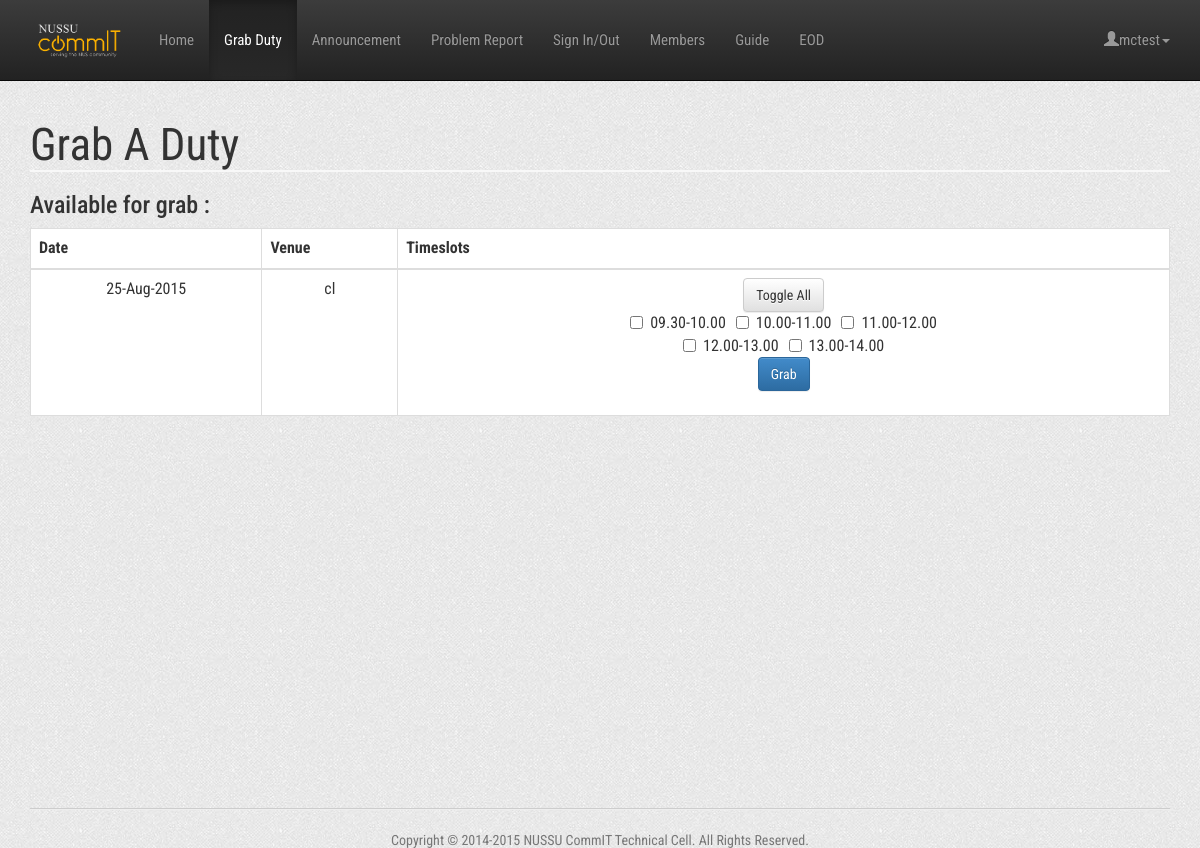
Screenshot of /grablist.php (signed in) with the database file from the repository.
### tables this page shows
CREATE TABLE IF NOT EXISTS `released_duty` (
  `id` int(11) NOT NULL,
  `supervisor_id` int(11) NOT NULL COMMENT 'Releaser''s id',
  `schedule_id` int(11) NOT NULL COMMENT 'ID from duty_schedule table',
  `date` int(11) NOT NULL,
  `month` int(30) NOT NULL,
  `year` int(30) NOT NULL,
  `venue` varchar(5) NOT NULL COMMENT 'cl or yih',
  `release_time` timestamp NOT NULL DEFAULT CURRENT_TIMESTAMP ON UPDATE CURRENT_TIMESTAMP
);

CREATE TABLE IF NOT EXISTS `duty_schedule` (
  `id` int(11) NOT NULL,
  `day` varchar(30) NOT NULL,
  `time` varchar(30) NOT NULL,
  `supervisor_cl` int(11) DEFAULT '-1',
  `supervisor_yih` int(11) DEFAULT '-1',
  `row_id` int(11) NOT NULL
);

### Utils/Connection.php (called while the page is built, shortened)
<?php
function connect(){
	$conn = new PDO('mysql:host='.DB_SERVER.';dbname='.DB_NAME.';charset=utf8', DB_USER, DB_PASS,
		array(PDO::MYSQL_ATTR_FOUND_ROWS => true));
    $conn->setAttribute(PDO::ATTR_ERRMODE, PDO::ERRMODE_EXCEPTION);
    return $conn;
}
?>

### Controller/DutyController.php (called while the page is built, shortened)
<?php
require_once(dirname(__FILE__).'/../Utils/Connection.php');
require_once(dirname(__FILE__).'/../Model/Date.php');
require_once(dirname(__FILE__).'/../Utils/DBoperation.php');
class DutyController {
    private static $instance;
    private $dutySchedule;
    private $dropList;
    private function __construct() {
        $this->dutySchedule = new DBOperation("duty_schedule");
        $this->dropList = new DBoperation("released_duty");
    }
    public static function getInstance() {
    	if (!self::$instance) {
            self::$instance = new self();
        }
        return self::$instance;
    }
    public function getTimeDuty($dutySessionID) {
        $queryCondition = array('id' => $dutySessionID);
        return $this->dutySchedule->get($queryCondition)[0]['time'];
    }
    public function getAvailableDuties($date, $month, $year, $venue) {
        if ($date == null) {
            return $this->dropList->getQuery("SELECT DISTINCT date,month,year,venue FROM released_duty ORDER BY year ASC, month ASC, date ASC");
        } else {
            $queryCondition = array('date' => $date,
                                    'month' => $month,
                                    'year' => $year,
                                    'venue' => $venue);
            return $this->dropList->get($queryCondition,"schedule_id ASC");
        }
    }
}
?>

### Utils/DBhandler.php (called while the page is built, shortened)
<?php
Class DBHandler
{
    private $con;
    public function DBHandler()
    {
        $this->con = mysqli_connect(DB_SERVER,DB_USER,DB_PASS,DB_NAME);
    }
    public function getQuery($query)
    {
        $result = mysqli_query($this->con,$query);
        $data = array();
        $i = 0;
        while ($data[$i++] = mysqli_fetch_array($result));
        unset($data[count($data)-1]);
        return $data;
    }
};
?>

### Utils/DBoperation.php (called while the page is built, shortened)
<?php
require_once(dirname(__FILE__).'/DBhandler.php');
	Class DBOperation
	{
		private $tableName;
		private static $dbHandler;
		public function DBOperation($tableName)
		{
			$this->tableName = $tableName;
			self::$dbHandler = new DBHandler();
		}
                private function commandiseCondition($condition)
                {
                    $conditionCommand = "";
                    foreach ($condition as $key => $value)
                    {
                        if ($conditionCommand != "")
                        {
                            $conditionCommand = $conditionCommand." AND ";
                        }
                        $conditionCommand = $conditionCommand.$key." = \"".$value."\"";
                    }
                    return $conditionCommand;
                }
                public function get($conditions,$sortBy = "")
		{
                    $conditionCommand = $this->commandiseCondition($conditions);
                    $query = "SELECT * FROM ".$this->tableName;
                    if ($conditionCommand != "")
                    {
                        $query = $query." WHERE ".$conditionCommand;
                    }
                    if ($sortBy != "")
                    {
                        $query = $query." ORDER BY ".$sortBy;
                    }
                    return self::$dbHandler->getQuery($query);
		}
                public function getQuery($query)
                {
                        return self::$dbHandler->getQuery($query);
                }
	};
?>

### Model/Date.php (called while the page is built, shortened)
<?php
class Date {
    private $date = "";
    private $month = "";
    private $year = "";
    public function __construct($date, $month, $year) {
    	$this->date = $date;
    	$this->month = $month;
    	$this->year = $year;
    }
    public function printToString() {
        $monthName = ["Jan","Feb","Mar","Apr","May","Jun","Jul","Aug","Sep","Oct","Nov","Dec"];
        $string = $this->date."-".$monthName[$this->month-1]."-".$this->year;
        return $string;
    }
}
?>

### grablist.php (the view, shortened to what this page needs)
<?php include_once(dirname(__FILE__).'/Model/Date.php');?>
<?php include_once(dirname(__FILE__).'/Controller/DutyController.php');?>
<?php
    $dutyController = DutyController::getInstance();
    $availableDuties = $dutyController->getAvailableDuties(null,null,null,null);
?>
<html>
	<head>
            <link href="includes/css/bootstrap.min.css" rel="stylesheet">
            <link href="includes/css/bootstrap-theme.min.css" rel="stylesheet">
            <link href="includes/css/style.css" rel="stylesheet">
	</head>
    <body>
        <?php include(dirname(__FILE__).'/includes/header.php');?>
		<div class="container">
        <h1>Grab A Duty</h1>
        <?php
        if (count($availableDuties) > 0) {
        ?>
			<h3>Available for grab :</h3>
                <table class="table  table-hover table-bordered">
                    <thead>
                        <tr>
                            <th>Date</th>
                            <th>Venue</th>
                            <th>Timeslots</th>
                        </tr>
                    </thead>
                <?php
                for ($i = 0; $i < count($availableDuties); ++$i) {
                    $date = $availableDuties[$i]["date"];
                    $month = $availableDuties[$i]["month"];
                    $year = $availableDuties[$i]["year"];
                    $venue = $availableDuties[$i]["venue"];
                    echo "<tr>";
                    echo "<td>".(new Date($date,$month,$year))->printToString()."</td>";
                    echo "<td>".$venue."</td>";
                    echo "<td>"; ?>
                    <?php
                    $scheduleID = $dutyController->getAvailableDuties($date,$month,$year,$venue);
                    echo "<button onclick=Click(".$i.",".count($scheduleID).") class='btn btn-default'> Toggle All</button><br />";
                    ?>
                    <form action='grablist.php' method='post'>
                        <?php
                        $indexID = 0;
                        for ($j = 0; $j < count($scheduleID); ++$j) {
                            echo "<div class='checkbox-inline'>"; ?>
                            <input id='<?php echo "button$i-$j";?>' type="checkbox" name="<?php echo $scheduleID[$j]["schedule_id"];?>"> <?php
                            echo $dutyController->getTimeDuty($scheduleID[$j]["schedule_id"]);
                            echo "</div>";
                            if (++$indexID % 3 == 0 || $j == count($scheduleID) - 1) {
                                echo "<br />";
                            }
                        }
                        echo "<button type='submit' name='submit' class='btn btn-primary'>Grab</button>";
                    echo "</form>";
                    echo "</td>";
                    echo "</tr>";
                }
                ?>
                </table>
        <?php
        } else { ?>
            <div class="col-md-10">
            No timeslot to grab
            </div> <?php
        }
        ?>
		</div>
        <?php include(dirname(__FILE__).'/includes/footer.php');?>
	</body>
</html>

### includes/css/style.css (style rules this page uses)
html { position: relative; min-height: 100%; }
body { margin-bottom: 60px; background: url(../img/bg.png); }
.table { background-color: white; }
td { text-align: center; }
h1, h2 { font-family: 'Roboto Condensed', sans-serif; font-size:45px; font-weight:400; color:#333333; }
h1 { border-bottom: 2px solid #f8f8f8; }
.table > thead > tr > th, .table > tbody > tr > th, .table > tfoot > tr > th, .table > thead > tr > td, .table > tbody > tr > td, .table > tfoot > tr > td { padding: 8px; line-height: 1.42857143; vertical-align: top; border-top: 1px solid gray; }

### rows the page displays
released_duty: schedule.time "09.30-10.00"
released_duty: schedule.time "10.00-11.00"
released_duty: schedule.time "11.00-12.00"
released_duty: schedule.time "12.00-13.00"
released_duty: schedule.time "13.00-14.00"

### other values shown
$_SESSION['user_name'] "mctest"
$venue "cl"
